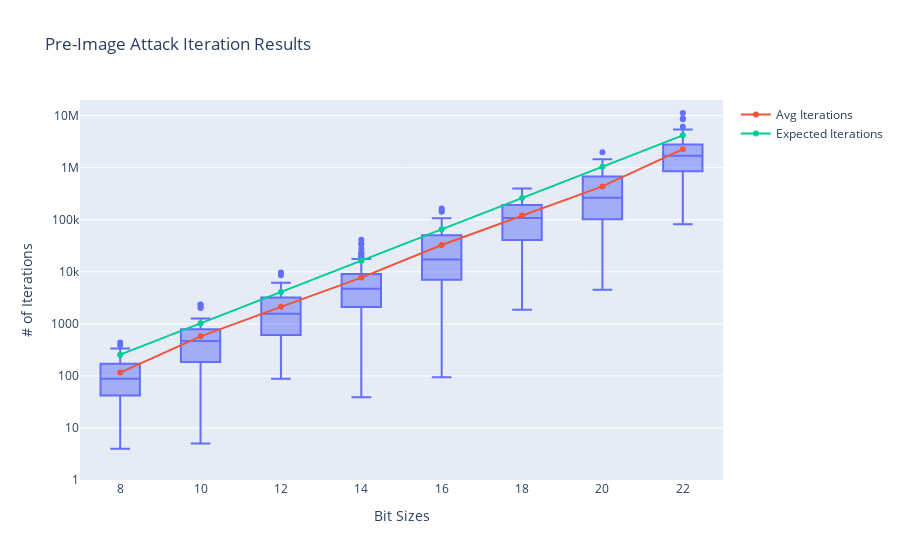

Source (notebook cell):
### Code cell
import plotly.graph_objects as go

preDF = pd.DataFrame.from_dict(pre_trials)

fig = px.box(preDF, points='outliers', log_y=True, range_y=(1, 20000000), title="Pre-Image Attack Iteration Results",
                     labels={'variable': 'Bit Sizes', 'value': '# of Iterations'}, )
fig.add_scatter(x=list(pre_expected.keys()), y=[np.mean(data) for data in pre_trials.values()], name='Avg Iterations')
fig.add_scatter(x=list(pre_expected.keys()), y=list(pre_expected.values()), name='Expected Iterations')
fig.show()

### Figure 1 — Plotly figure (JSON) as saved in the notebook; plotly's stock layout.template omitted (floating-point values rounded to 4 significant figures; data arrays with more than 128 entries replaced by an {"elided": "..."} marker saying what was removed)
{"data": [{"alignmentgroup": "True", "boxpoints": "outliers", "hovertemplate": "Bit Sizes=%{x}<br># of Iterations=%{y}<extra></extra>", "legendgroup": "", "marker": {"color": "#636efa"}, "name": "", "notched": false, "offsetgroup": "", "orientation": "v", "showlegend": false, "type": "box", "x": {"elided": "600 str values"}, "x0": " ", "xaxis": "x", "y": {"elided": "600 int values"}, "y0": " ", "yaxis": "y"}, {"name": "Avg Iterations", "type": "scatter", "x": [8, 10, 12, 14, 16, 18, 20, 22], "y": [115.8, 575.7, 2125.0, 7733.0, 32730.0, 121400.0, 436700.0, 2268000.0]}, {"name": "Expected Iterations", "type": "scatter", "x": [8, 10, 12, 14, 16, 18, 20, 22], "y": [256, 1024, 4096, 16384, 65536, 262144, 1048576, 4194304]}], "layout": {"boxmode": "group", "legend": {"tracegroupgap": 0}, "title": {"text": "Pre-Image Attack Iteration Results"}, "xaxis": {"anchor": "y", "domain": [0, 1], "title": {"text": "Bit Sizes"}}, "yaxis": {"anchor": "x", "domain": [0, 1], "range": [0, 7.301], "title": {"text": "# of Iterations"}, "type": "log"}}}
